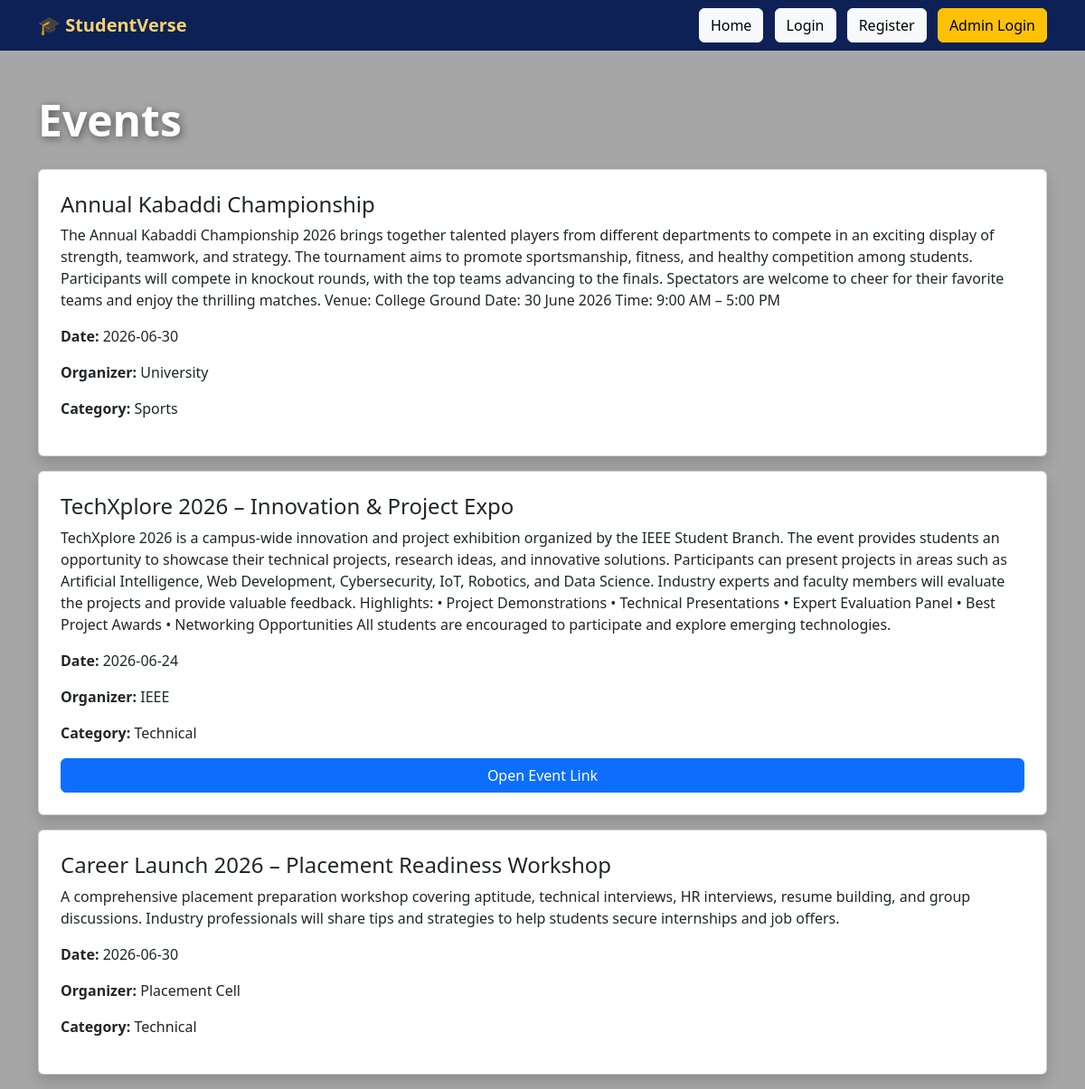
The app's page /events with its own data.
### app.py (models this page shows)
class Event(db.Model):
    id = db.Column(db.Integer, primary_key=True)
    title = db.Column(db.String(200))
    description = db.Column(db.Text)
    date = db.Column(db.String(50))
    category = db.Column(db.String(50))
    organizer = db.Column(db.String(100))
    link = db.Column(db.String(300))

### app.py (the view)
@app.route("/events")
def events():
    events = Event.query.all()
    return render_template(
        "events.html",
        events=events
    )

### templates/events.html (shortened to what this page needs)
{% extends "base.html" %}
{% block content %}
<div class="container mt-5">
    <h3 class="page-title">Events</h3>
    {% for event in events %}
    <div class="card p-4 mb-3 shadow">
        <h4>{{ event.title }}</h4>
        <p>{{ event.description }}</p>
        <p>
            <strong>Date:</strong>
            {{ event.date }}
        </p>
        <p>
            <strong>Organizer:</strong>
            {{ event.organizer }}
        </p>
        <p>
            <strong>Category:</strong>
            {{ event.category }}
        </p>
        {% if event.link %}
        <a href="{{ event.link }}"
           target="_blank"
           class="btn btn-primary">
            Open Event Link
        </a>
        {% endif %}
    </div>
    {% endfor %}
</div>
{% endblock %}

### static/css/styles.css (style rules this page uses)
body { margin:0; padding:0; font-family:'Segoe UI',sans-serif; background-image: linear-gradient( rgba(0,0,0,0.35), rgba(0,0,0,0.35) ), url("/static/images/college_bg.jpg"); background-size:cover; background-position:center; background-repeat:no-repeat; background-attachment:fixed; }
body { color:rgb(15, 15, 15); }
.container { width: 95% !important; max-width: none !important; }
.page-title { color: white; font-size: 3rem; font-weight: 700; margin-bottom: 25px; text-shadow: 2px 2px 10px rgba(0,0,0,0.5); }

### records on screen
Event: title "Annual Kabaddi Championship", description "The Annual Kabaddi Championship 2026 brings together talented players from different departments to compete in an exciting display of strength, teamwork, and strategy. The tournament aims to promote sportsmanship, fitness, and healthy competition among students. Participants will compete in knockout rounds, with the top teams advancing to the finals. Spectators are welcome to cheer for their favorite teams and enjoy the thrilling matches. Venue: College Ground Date: 30 June 2026 Time: 9:00 AM – 5:00 PM", date "2026-06-30", organizer "University", category "Sports"
Event: title "TechXplore 2026 – Innovation & Project Expo", description "TechXplore 2026 is a campus-wide innovation and project exhibition organized by the IEEE Student Branch. The event provides students an opportunity to showcase their technical projects, research ideas, and innovative solutions. Participants can present projects in areas such as Artificial Intelligence, Web Development, Cybersecurity, IoT, Robotics, and Data Science. Industry experts and faculty members will evaluate the projects and provide valuable feedback. Highlights: • Project Demonstrations • Technical Presentations • Expert Evaluation Panel • Best Project Awards • Networking Opportunities All students are encouraged to participate and explore emerging technologies.", date "2026-06-24", organizer "IEEE", category "Technical"
Event: title "Career Launch 2026 – Placement Readiness Workshop", description "A comprehensive placement preparation workshop covering aptitude, technical interviews, HR interviews, resume building, and group discussions. Industry professionals will share tips and strategies to help students secure internships and job offers.", date "2026-06-30", organizer "Placement Cell", category "Technical"
